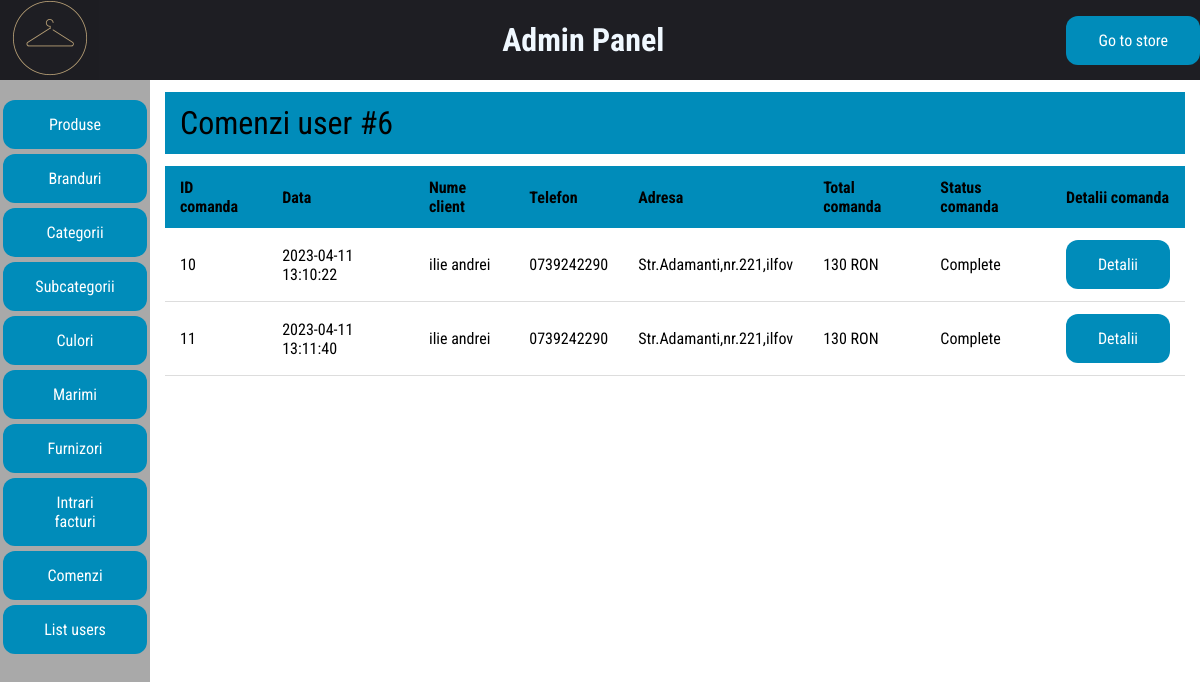
The app's page /admin_area/view_user_orders.php?user_id=6 (signed in) with its own data.
### tables this page shows
CREATE TABLE IF NOT EXISTS `comenzi` (
  `ID` int NOT NULL AUTO_INCREMENT,
  `cod_client` int NOT NULL,
  `pret_total` float NOT NULL,
  `cod_status` int NOT NULL,
  `data` datetime NOT NULL,
  `metoda_plata` enum('Ramburs la livrare','Card bancar') NOT NULL COMMENT '1(ramburs),2(card)',
  PRIMARY KEY (`ID`),
  KEY `cod_client` (`cod_client`),
  KEY `cod_status` (`cod_status`)
);

CREATE TABLE IF NOT EXISTS `clienti` (
  `ID` int NOT NULL AUTO_INCREMENT,
  `nume` varchar(32) NOT NULL,
  `prenume` varchar(64) NOT NULL,
  `adresa` varchar(100) NOT NULL,
  `cod_judet` int NOT NULL,
  `localitate` varchar(64) NOT NULL,
  `zipcode` varchar(64) NOT NULL,
  `telefon` varchar(12) NOT NULL,
  `date_facturare` varchar(255) NOT NULL,
  `cod_utilizator` int NOT NULL,
  PRIMARY KEY (`ID`),
  KEY `cod_judet` (`cod_judet`),
  KEY `cod_utilizator` (`cod_utilizator`)
);

CREATE TABLE IF NOT EXISTS `comenzi_status` (
  `ID` int NOT NULL AUTO_INCREMENT,
  `denumire` varchar(32) NOT NULL,
  PRIMARY KEY (`ID`)
);

### admin_area/view_user_orders.php (the view, shortened to what this page needs)
<?php
include("../includes/connect.php");
if (isset($_GET['user_id']) && $_GET['user_id'] != '') {
  $user_id = $_GET['user_id'];
}
?>
<!DOCTYPE html>
<html lang="en">
<head>
  <link rel="stylesheet" href="css/style.css">
</head>
<body>
  <?php include('includes/header.php') ?>
  <div class="wrapper">
    <?php include("includes/sidebar.php") ?>
    <div class="container">
      <div class="order-detail-header">Comenzi user #<?= $_GET['user_id'] ?></div>
      <table id="table_field">
        <thead>
          <th>ID comanda</th>
          <th>Data</th>
          <th>Nume client</th>
          <th>Telefon</th>
          <th>Adresa</th>
          <th>Total comanda</th>
          <th>Status comanda</th>
          <th>Detalii comanda</th>
        </thead>
        <tbody>
          <?php
          $user_query = mysqli_query($con, "SELECT *,co.ID AS id_coamanda FROM clienti cl
          INNER JOIN comenzi co ON cl.ID=co.cod_client
          INNER JOIN comenzi_status cs ON co.cod_status=cs.ID
          WHERE cod_utilizator=$user_id");
          while ($row = mysqli_fetch_assoc($user_query)) {
          ?>
            <tr>
              <td><?= $row['id_coamanda'] ?></td>
              <td><?= $row['data'] ?></td>
              <td><?= $row['nume'] . " " . $row['prenume'] ?></td>
              <td><?= $row['telefon'] ?></td>
              <td><?= $row['adresa'] . "," . $row['localitate']  ?></td>
              <td><?= $row['pret_total'] ?> RON</td>
              <td><?= $row['denumire'] ?></td>
              <td><a href="order_details.php?id_comanda=<?= $row['id_coamanda'] ?>" class="buttons">Detalii</a></td>
            </tr>
          <?php
          }
          ?>
        </tbody>
      </table>
    </div>
  </div>
</body>
</html>

### admin_area/css/style.css (style rules this page uses)
html { height: 100%; box-sizing: border-box; font-family: "Roboto Condensed", sans-serif; }
*, *::before, *::after { box-sizing: inherit; padding: 0; margin: 0; text-decoration: none; }
.wrapper { display: flex; min-height: 90vh; }
.container { display: flex; flex-direction: column; align-items: center; justify-content: flex-start; flex-grow: 1; padding: 12px 15px; }
.buttons { background-color: #008cba; border: none; color: white; padding: 15px 32px; text-align: center; display: inline-block; font-size: 16px; border-radius: 12px; cursor: pointer; }
#table_field { border-collapse: collapse; width: 100%; border-radius: 5px 5px 0 0; overflow-x: hidden; overflow-y: scroll; }
#table_field th, #table_field td { padding: 12px 15px; }
#table_field tbody tr { border-bottom: 1px solid #dddddd; }
.order-detail-header { padding: 12px 15px; width: 100%; margin-bottom: 12px; background-color: #008cba; font-size: 2rem; }

### records on screen
comenzi: ID "10", data "2023-04-11 13:10:22", cod_client.nume "ilie", cod_client.prenume "andrei", cod_client.telefon "0739242290", cod_client.adresa "Str.Adamanti,nr.221", cod_client.localitate "ilfov", pret_total "130", cod_status.denumire "Complete"
comenzi: ID "11", data "2023-04-11 13:11:40", cod_client.nume "ilie", cod_client.prenume "andrei", cod_client.telefon "0739242290", cod_client.adresa "Str.Adamanti,nr.221", cod_client.localitate "ilfov", pret_total "130", cod_status.denumire "Complete"

### other values on screen
$_GET['user_id'] "6"
